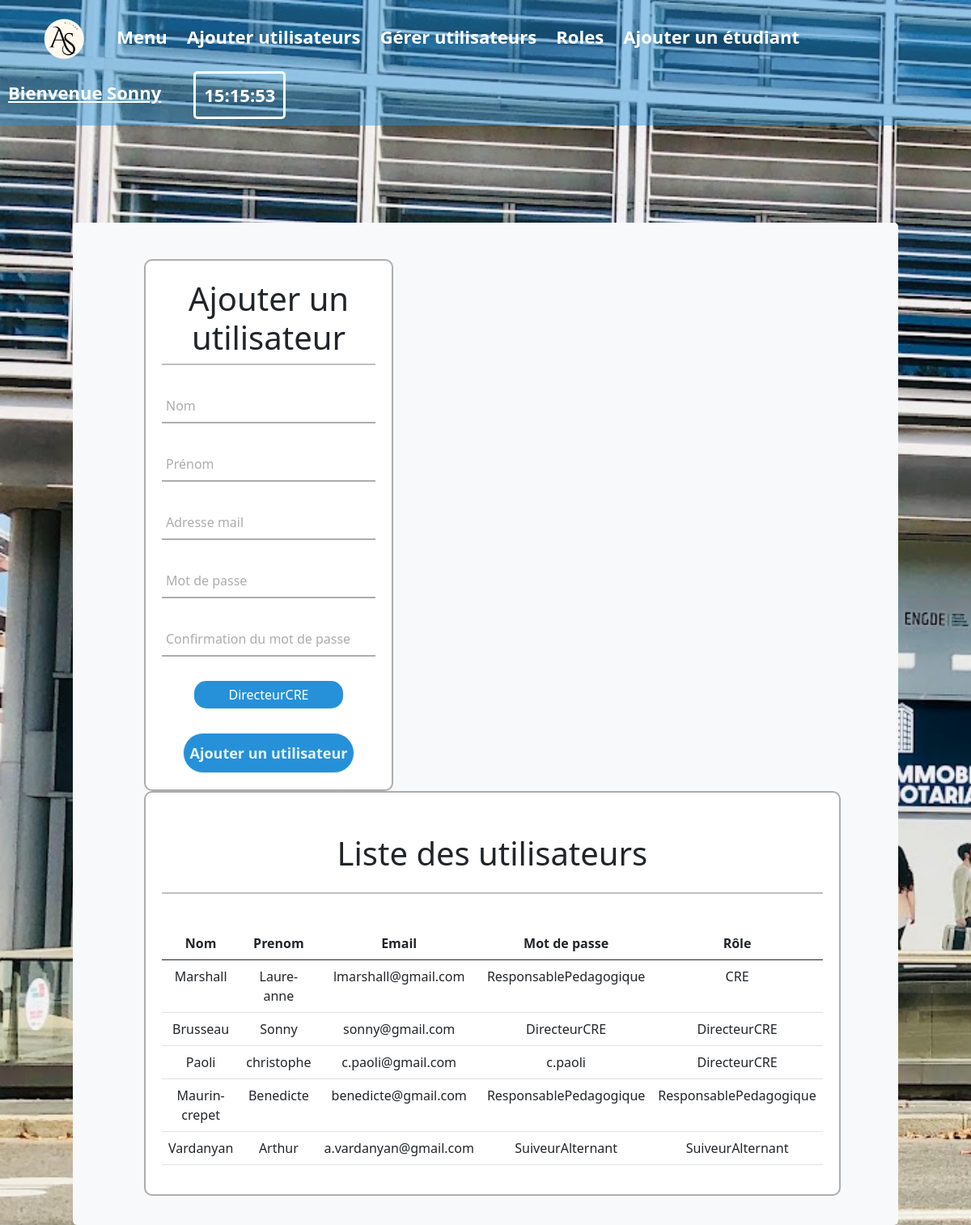
The app's page /adminAddUtilisateur.php (signed in) with its own data.
### tables this page shows
CREATE TABLE IF NOT EXISTS `utilisateurs` (
    `id_utilisateur` INT NOT NULL AUTO_INCREMENT,
    `email` VARCHAR(50) DEFAULT NULL,
    `mdp` VARCHAR(50) DEFAULT NULL,
    `nom` VARCHAR(50) DEFAULT NULL,
    `prenom` VARCHAR(50) DEFAULT NULL,
    `id_role` INT NOT NULL,
    PRIMARY KEY (`id_utilisateur`),
    FOREIGN KEY (`id_role`) REFERENCES `roles`(`id_role`)
);

CREATE TABLE IF NOT EXISTS `roles` (
    `id_role` INT NOT NULL AUTO_INCREMENT,
    `nom_role` VARCHAR(50) DEFAULT NULL,
    PRIMARY KEY (`id_role`)
);

### adminAddUtilisateur.php (the view, shortened to what this page needs)
<!doctype html>
    <html lang="fr">
    <head>
        <link href="class1.css?<?php echo time(); ?>" rel="stylesheet">
        <link href="https://cdn.jsdelivr.net/npm/bootstrap@5.0.0-beta1/dist/css/bootstrap.min.css" rel="stylesheet">
    </head>
    <body class="bodyAdmin">
        <nav class="navbar navbar-default navbar-fixed-top">
            <div class="navbar-header">
                <a name="home" class="navLogo"
                href="home.php" style=""><img src="logo.png" class="logo"></img></a>
                <a class="navA" href="DirecteurCRE.php">Menu</a>
                <a class="navA" href="adminAddUtilisateur.php">Ajouter utilisateurs</a>
                <a class="navA" href="adminUtilisateur.php">Gérer utilisateurs</a>
                <a class="navA" href="adminRole.php">Roles</a>
                <a class="navA" href="adminAddStudent.php">Ajouter un étudiant</a>
            </div>
            <div class="divTime">
                <?php
                    if(isset($_SESSION['email'])) {
                        $email = $_SESSION['email'];
                        $db = mysqli_connect('localhost', 'root', '', 'alt_sup_project');
                        $sqlSelect = "SELECT prenom FROM utilisateurs WHERE email = '$email'";
                        $result = mysqli_query($db, $sqlSelect);
                        if(mysqli_num_rows($result) > 0) {
                            $row = mysqli_fetch_assoc($result);
                            $username = $row['prenom'];
                            echo "<a class='name'>Bienvenue $username</a>";
                        }
                        else {
                            echo "Utilisateur inconnu";
                        }
                        }
                        else {
                        header("Location: home.php");
                        exit();
                    }
                ?>
                <?php
                    echo "<a class='time' id='clock'></a>";
                ?>
            </div>
        </nav>
        <div class="containerAdmin text-center">
            <div class="divAdminMenu bg-light">
                <div class="row">
                    <div class="col-md-4">
                        <div class="divTitle">
                            <h1>Ajouter un utilisateur</h1>
                        </div>
                        <form class="" method="post">
                            <div class="texte">
                                <input type="text" name="nom" required>
                                <label>Nom</label>
                            </div>
                            <div class="texte">
                                <input type="text" name="prenom" required>
                                <label>Prénom</label>
                            </div>
                            <div class="texte">
                                <input type="email" name="email" required>
                                <label>Adresse mail</label>
                            </div>
                            <div class="texte">
                                <input type="password" name="mdp" required>
                                <label>Mot de passe</label>
                            </div>
                            <div class="texte">
                                <input type="password" name="confirm" required>
                                <label>Confirmation du mot de passe</label>
                            </div>
                            <div class="register-link">
                            <div class="containerAdmin">
                                <select name="role">
                                    <?php
                                        $db = new PDO('mysql:host=localhost;dbname=alt_sup_project;charset=utf8mb4', 'root', '');
                                        $data = $db->query("SELECT * FROM roles")->fetchAll();
                                        foreach ($data as $row) {
                                            echo "<option value='".$row['id_role']."'>".$row['nom_role']."</option>";
                                        }
                                    ?>
                                </select>
                            </div>
                            </div>
                            <div class="containerAdmin">
                            <div class="button" style="width: 80%;">
                            <input type="submit" name="submit" value="Ajouter un utilisateur">
                            </div>
                            </div>
                        </form>
                    </div>
                    <div class="col">
                            <div class="divTitle">
                                <h1>Liste des utilisateurs</h1>
                            </div>
                            <table class="table">
                                <thead>
                                    <tr>
                                        <th>Nom</th>
                                        <th>Prenom</th>
                                        <th>Email</th>
                                        <th>Mot de passe</th>
                                        <th>Rôle</th>
                                    </tr>
                                </thead>
                                <tbody>
                                    <?php
                                        $db = new PDO('mysql:host=localhost;dbname=alt_sup_project;charset=utf8mb4', 'root', '');
                                        $userData = $db->query("SELECT utilisateurs.*, roles.* FROM utilisateurs
                                        LEFT JOIN roles ON utilisateurs.id_role = roles.id_role
                                        ORDER BY roles.nom_role")->fetchAll();
                                        foreach ($userData as $row) {
                                            echo "<tr>
                                            <td>".$row['nom']."</td>
                                            <td>".$row['prenom']."</td>
                                            <td>".$row['email']."</td>
                                            <td>".$row['mdp']."</td>
                                            <td>".$row['nom_role']."</td>
                                        </tr>";
                                        }
                                    ?>
                                </tbody>
                            </table>
                    </div>
                </div>
            </div>
        </div>
    </body>

### class1.css (style rules this page uses)
form .texte { position: relative; border-bottom: 2px solid #adadad; margin: 30px 0; }
.texte input { width: 100%; padding: 0 5px; height: 40px; font-size: 16px; border: none; background: none; outline: none; }
.texte label { position: absolute; top: 50%; left: 5px; color: #adadad; font-size: 16px; transform: translateY(-50%); transition: .5s; pointer-events: none; }
input[type="submit"] { width: 100%; height: 50px; border: 1px solid; background: #2691d9; border-radius: 25px; font-size: 18px; color: #e9f4fb; cursor: pointer; outline: none; font-weight: 700; }
.register-link { margin: 30px 0; text-align: center; font-size: 16px; color: #666666; }
select { border: none; appearance: none; padding: 5px; width: 70%; color: white; background-color: #2691d9; font-size: 20px; border-radius: 15px; text-align:center; }
option { color: white; text-align: center; }
.navbar { padding: 20px 10px 20px 0px; background-color: #2691d979; transition: all ease 0.4s; z-index: 1; }
.navA { font-size: 22px; font-weight: 600; color: white; text-align: center; padding: 10px; text-decoration: none; transition: all 0.5s ; border-radius: 5px; }
.navbar-header { margin-left: 30px; }
.navLogo { font-size: 22px; color: white; text-align: center; padding: 10px; text-decoration: none; transition: all 0.5s ; border-radius: 5px; }
.name { font-size: 22px; font-weight: 600; color: white; padding: 10px; margin-right: 30px; text-decoration: underline; float: left; }
.time { font-size: 22px; color: white; padding: 10px; text-align: right; text-decoration: none; font-weight: 700; border: solid; border-radius: 5px; float: right; }
.divTime { margin-right: 30px; }
.logo { width: 80px; }
.bodyAdmin { margin: 0; padding: 0; height: 100%; background-image: url("CampusSciencesU.jpeg"); background-size: cover; }
.containerAdmin { border-radius: 5px; justify-content: center; align-items: center; display: flex; }
.divAdminMenu { margin-top: 10%; background: #b4b4b4; padding-bottom: 3%; padding-left: 5%; padding-right: 5%; border-radius: 5px; width: 85%; }
.divTitle { margin-bottom: 5%; margin-top: 5%; border-bottom: solid silver 2px; border-width: 100%; }
.divTitle h1 { margin-bottom: 3%; }
.divAdminMenu .row { margin-top: 5%; }
.divAdminMenu .col-md-4, .divAdminMenu .col-md-3, .divAdminMenu .col { border-radius: 10px; border: solid #adadad 2px; padding-top: 10px; padding-bottom: 20px; padding-left: 20px; padding-right: 20px; margin-left: 40px; margin-right: 40px; background: white; }
table { border: 5px; border-color: #adadad; }

### records on screen
utilisateurs: prenom "Sonny", nom "Brusseau", email "sonny@gmail.com", mdp "DirecteurCRE", id_role.nom_role "DirecteurCRE"
utilisateurs: nom "Marshall", prenom "Laure-anne", email "lmarshall@gmail.com", mdp "ResponsablePedagogique", id_role.nom_role "CRE"
utilisateurs: nom "Paoli", prenom "christophe", email "c.paoli@gmail.com", mdp "c.paoli", id_role.nom_role "DirecteurCRE"
utilisateurs: nom "Maurin-crepet", prenom "Benedicte", email "benedicte@gmail.com", mdp "ResponsablePedagogique", id_role.nom_role "ResponsablePedagogique"
utilisateurs: nom "Vardanyan", prenom "Arthur", email "a.vardanyan@gmail.com", mdp "SuiveurAlternant", id_role.nom_role "SuiveurAlternant"

### other values on screen
form field role "DirecteurCRE"
